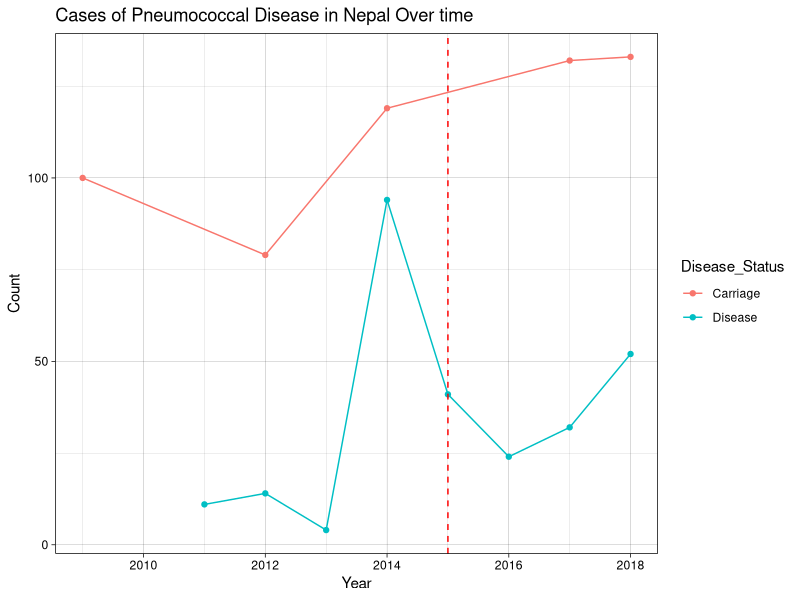
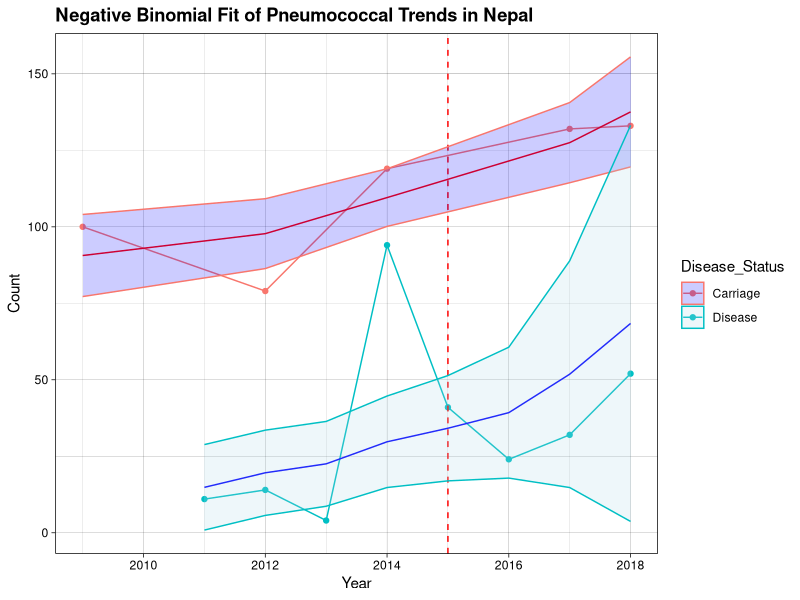

These charts were generated, in order, by the following R code: (Note: this script raises an error after producing the figures.)
## ---- chunk 1
library(tidyverse)
library(dplyr)
library(MASS)
nepal <- read.csv("nepal.csv")
nepal_gps <- read.csv("nepal_gps.csv")
pcv10_serotypes <- c('1', '4', '5', '6B', '7F', '9V', '14', '18C', '19F', '23F') 
pcv13_serotypes <- c('3', '6A', '19A')
pcv15_serotypes <- c('22F', '33F')
pcv20_serotypes <- c('8', '10A', '11A', '12F', '15B')
## ---- chunk 2
df <- read.csv("nepal.csv")
df.gps <- read.csv("nepal_gps.csv")
df.gps <- df.gps %>%
  filter(Year >= 2009) %>%
  filter(In_silico_serotype != "ALTERNATIVE_ALIB_NT" & 
           In_silico_serotype != "SWISS_NT" &
           In_silico_serotype != "COVERAGE TOO LOW" &
           In_silico_serotype != "UNTYPABLE") %>%
  mutate(Disease_Status = ifelse(Clinical_manifestation == "CARRIAGE", 
                                 "Carriage", "Disease"))
pcv10_serotypes <- c('1', '4', '5', '6B', '7F', '9V', '14', '18C', '19F', '23F')
pcv13_serotypes <- c('3', '6A', '19A')
pcv15_serotypes <- c('22F', '33F')
pcv20_serotypes <- c('8', '10A', '11A', '12F', '15B')
df.gps$Serotype_group <- ifelse(
  df.gps$In_silico_serotype %in% pcv10_serotypes, "PCV10",
  ifelse(df.gps$In_silico_serotype %in% pcv13_serotypes, "PCV13",
  ifelse(df.gps$In_silico_serotype %in% pcv15_serotypes, "PCV15",
  ifelse(df.gps$In_silico_serotype %in% pcv20_serotypes, "PCV20",
  "OTHER"))))

df.gps2 <- df.gps %>%
  filter(Year >= 2009) %>%
  mutate(Disease_Status = ifelse(Clinical_manifestation == "CARRIAGE", "Carriage", "Disease")) %>%
  group_by(Year, Disease_Status) %>%
  summarise(count = n(), .groups = "drop") %>%
  group_by(Disease_Status)
p1 <- ggplot(df.gps2, aes(x = Year, y = count, color=Disease_Status)) +
      geom_line() +
      geom_point() +
      labs(title = "Cases of Pneumococcal Disease in Nepal Over time",
        x = "Year", y = "Count") +
      geom_vline(xintercept = 2015, col = 'red', lty = 2) +
      theme_linedraw()
p1
df.gps2 <- tibble::rownames_to_column(df.gps2, var = "index") %>%
  mutate(index = as.numeric(index))

df.gps.carriage <- df.gps2 %>%
  filter(Disease_Status == "Carriage")
mod.carriage <- glm.nb(data = df.gps.carriage, count ~ index)
pred.carriage <- predict(mod.carriage, type = "response", se.fit = TRUE)
df.pred.carriage <- df.gps.carriage %>%
  mutate(se.fit = pred.carriage$se.fit, 
         pred.carriage = pred.carriage$fit) %>%
  mutate(conf.low.carriage = pred.carriage - 1.96 * se.fit,
         conf.high.carriage = pred.carriage + 1.96 * se.fit)

df.gps.disease <- df.gps2 %>%
  filter(Disease_Status == "Disease")
mod.disease <- glm.nb(data = df.gps.disease, count ~ index)
pred.disease <- predict(mod.disease, type = "response", se.fit = TRUE)
df.pred.disease <- df.gps.disease %>%
  mutate(se.fit = pred.disease$se.fit, 
         pred.disease = pred.disease$fit) %>%
  mutate(conf.low.disease = pred.disease - 1.96 * se.fit,
         conf.high.disease = pred.disease + 1.96 * se.fit)

p1a <- p1 +
  geom_line(data = df.pred.carriage, 
            aes(x = Year, y = pred.carriage),
            color = "red") +
  geom_ribbon(data = df.pred.carriage, 
              aes(ymin = conf.low.carriage, 
                  ymax = conf.high.carriage), 
              alpha = 0.2, fill = "blue") +
  geom_line(data = df.pred.disease, 
            aes(x = Year, y = pred.disease),
            color = "blue") +
  geom_ribbon(data = df.pred.disease, 
              aes(ymin = conf.low.disease, 
                  ymax = conf.high.disease), 
              alpha = 0.2, fill = "lightblue") +
  labs(title = "Negative Binomial Fit of Pneumococcal Trends in Nepal")+
  theme(plot.title = element_text(face="bold"))
p1a
## ---- chunk 3
# getting data ready for plotting
nepal_plot_data <- nepal %>%
  # select serotype + year columns
  dplyr::select(Serotype, X2014n, X2015n, X2017n, X2018n, X2019n, X2021n) %>%
  # format data frame
  pivot_longer(cols = -Serotype,
               names_to = "Year",
               values_to = "Count") %>%
  # remove X and n from the year counts
  mutate(Year = gsub("X|n", "", Year)) %>%
  # filter out pcv10serotypes & the total rows
  filter((!Serotype %in% pcv10serotypes) & (!Serotype=="Total"))

# plot serotype trends over time
ggplot(data = nepal_plot_data, aes(x = as.numeric(Year), y = Count, color = Serotype)) +
  geom_line() +
  theme_bw() +
  labs(x = "Year", y = "Count", title = "Pneumococcal Infection Counts")
## ---- chunk 4
# getting data ready for plotting
nepal_plot_data_PCV10 <- nepal %>%
  # select serotype + year columns
  dplyr::select(Serotype, X2014n, X2015n, X2017n, X2018n, X2019n, X2021n) %>%
  # format data frame
  pivot_longer(cols = -Serotype,
               names_to = "Year",
               values_to = "Count") %>%
  # remove X and n from the year counts
  mutate(Year = gsub("X|n", "", Year)) %>%
  # filter out pcv10serotypes & the total rows
  filter((Serotype %in% pcv10serotypes) & (!Serotype=="Total"))

# plot serotype trends over time
ggplot(data = nepal_plot_data_PCV10, aes(x = as.numeric(Year), y = Count, color = Serotype)) +
  geom_line() +
  theme_bw() +
  labs(x = "Year", y = "Count", title = "PCV10 Pneumococcal Infections")
## ---- chunk 5
# getting data ready for plotting
nepal_plot_data_prop <- nepal %>%
  # select serotype + year columns
  dplyr::select(Serotype, X2014p, X2015p, X2017p, X2018p, X2019p, X2021p) %>%
  # format data frame
  pivot_longer(cols = -Serotype,
               names_to = "Year",
               values_to = "Proportion") %>%
  # remove X and n from the years
  mutate(Year = gsub("X|p", "", Year)) %>%
  # filter out pcv10serotypes & the total rows
  filter((!Serotype %in% pcv10serotypes) & (!Serotype=="Total"))

nepal_plot_data_prop

# plot serotype trends over time
ggplot(data = nepal_plot_data_prop, aes(x = as.numeric(Year), y = Proportion, color = Serotype)) +
  geom_line() +
  theme_bw() +
  labs(x = "Year", y = "Proportion", title = "Pneumococcal Infection \nProportions by Serotype Over Time")

## ---- chunk 6
serotypes_all <- unique(nepal_gps$In_silico_serotype)
non_vaccine_serotypes <- setdiff(serotypes_all, pcv10_serotypes)
non_vaccine_serotypes <- non_vaccine_serotypes[!non_vaccine_serotypes %in% c("ALTERNATIVE_ALIB_NT","COVERAGE TOO LOW", "SWISS_NT", "UNTYPABLE")]
                                                 
# Shorten and classify
nepal_shortened <- nepal_gps[, c("Year", "Clinical_manifestation", "In_silico_serotype")]

nepal_shortened$Serotype_group <- ifelse(
  nepal_shortened$In_silico_serotype %in% pcv10_serotypes, "PCV10",
  ifelse(nepal_shortened$In_silico_serotype %in% pcv13_serotypes, "PCV13",
  ifelse(nepal_shortened$In_silico_serotype %in% pcv15_serotypes, "PCV15",
  ifelse(nepal_shortened$In_silico_serotype %in% pcv20_serotypes, "PCV20", "Other"))))
View(nepal_shortened)

# Assign Disease vs Carriage
nepal_shortened <- nepal_shortened %>%
  filter(Year >= 2009) %>%
  mutate(Disease_Status = ifelse(Clinical_manifestation == "CARRIAGE", "Carriage", "Disease"))

# Count data
nepal_serotype_counts <- nepal_shortened %>%
  group_by(Year, Disease_Status, Serotype_group) %>%
  summarise(count = n(), .groups = "drop")

# Proportion data (within each year and disease status)
nepal_serotype_props <- nepal_serotype_counts %>%
  group_by(Year, Disease_Status) %>%
  mutate(prop = count / sum(count)) %>%
  ungroup()

# Define custom color palette
custom_colors <- c(
  "PCV10" = "#00356B",   # Yale Blue
  "Additional PCV13" = "#6A0DAD",   # Purple
  "Additional PCV15" = "#008080",   # Teal
  "Additional PCV20" = "#E69F00",   # Gold
  "Non-PCV" = "#999999"    # Grey fallback
)

nepal_serotype_props <- nepal_serotype_props %>%
  mutate(
    Serotype_group = dplyr::recode(Serotype_group,
      "PCV10" = "PCV10",
      "PCV13" = "Additional PCV13",
      "PCV15" = "Additional PCV15",
      "PCV20" = "Additional PCV20",
      "Other" = "Non-PCV"
    ),
    Serotype_group = factor(Serotype_group, levels = c(
      "PCV10",
      "Additional PCV13",
      "Additional PCV15",
      "Additional PCV20",
      "Non-PCV"
    ))
  )

# === New proportion plot ===
ggplot(nepal_serotype_props, aes(x = Year, y = prop, color = Serotype_group)) +
  geom_line() +
  geom_point() +
  facet_grid(Disease_Status ~ .) +
  scale_color_manual(values = custom_colors) +
  scale_y_continuous(labels = scales::percent_format(accuracy = 1)) +
  labs(
    title = "Proportion of Pneumococcal Infection in Each Year \nFrom Each Serotype Group",
    y = "Proportion of Cases",
    x = "Year",
    color = "Serotype Group"
  ) +
  theme_linedraw() +
  theme(
    plot.title = element_text(face = "bold", size = 18, hjust = 0.5),
    plot.title.position = "plot",  # ← ensures hjust is applied to full plot
    strip.text = element_text(size = 12),
    axis.title = element_text(size = 11)
  ) -> props
props
ggsave("propsplot.png", plot=props, width=8, height=7, units = "in")
